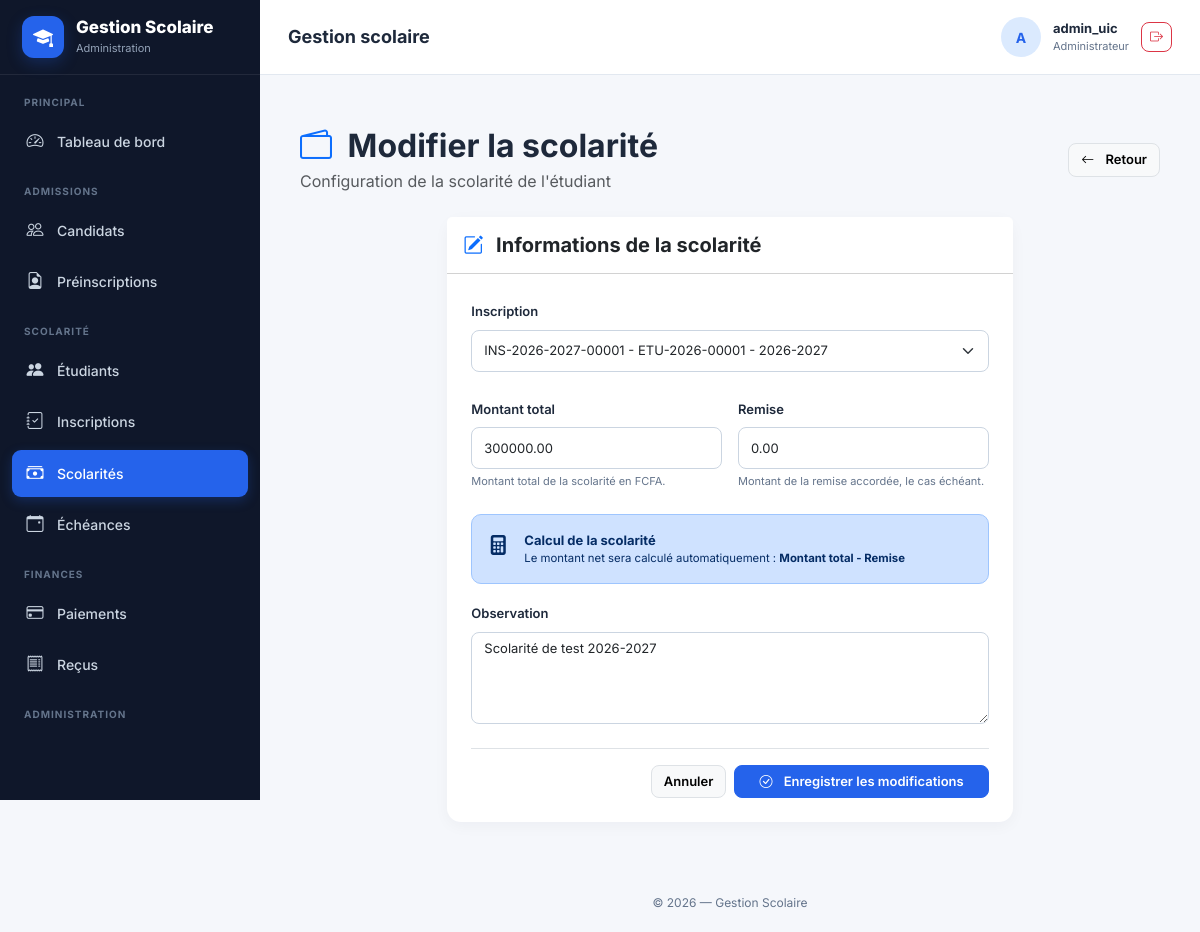
Page /scolarites/1/modifier/ (signed in) on the committed database.
### gestion/models.py (models this page shows, shortened)
class Scolarite(models.Model):
    STATUT_CHOICES = [
        ("NON_PAYEE", "Non payée"),
        ("PARTIELLEMENT_PAYEE", "Partiellement payée"),
        ("SOLDEE", "Soldée"),
    ]
    inscription = models.OneToOneField(
        Inscription,
        on_delete=models.PROTECT,
        related_name="scolarite"
    )
    montant_total = models.DecimalField(
        max_digits=12,
        decimal_places=2
    )
    remise = models.DecimalField(
        max_digits=12,
        decimal_places=2,
        default=0
    )
    montant_net = models.DecimalField(
        max_digits=12,
        decimal_places=2,
        editable=False
    )
    montant_paye = models.DecimalField(
        max_digits=12,
        decimal_places=2,
        default=0,
        editable=False
    )
    reste_a_payer = models.DecimalField(
        max_digits=12,
        decimal_places=2,
        default=0,
        editable=False
    )
    statut = models.CharField(
        max_length=30,
        choices=STATUT_CHOICES,
        default="NON_PAYEE"
    )
    date_creation = models.DateTimeField(
        auto_now_add=True
    )
    date_modification = models.DateTimeField(
        auto_now=True
    )
    observation = models.TextField(
        blank=True
    )
    class Meta:
        verbose_name = "Scolarité"
        verbose_name_plural = "Scolarités"
        ordering = ["-date_creation"]

### gestion/views.py (the view)
@login_required
@permission_required('gestion.change_scolarite', raise_exception=True)
def scolarite_update(request, pk):
    scolarite = get_object_or_404(
        Scolarite,
        pk=pk
    )
    if request.method == "POST":
        form = ScolariteForm(
            request.POST,
            instance=scolarite
        )
        if form.is_valid():
            scolarite = form.save()
            messages.success(
                request,
                "La scolarité a été modifiée avec succès."
            )
            return redirect(
                "gestion:scolarite_detail",
                pk=scolarite.pk
            )
    else:
        form = ScolariteForm(
            instance=scolarite
        )
    return render(
        request,
        "gestion/scolarites/form.html",
        {
            "form": form,
            "titre": "Modifier la scolarité",
            "bouton": "Enregistrer les modifications",
            "scolarite": scolarite,
        }
    )

### gestion/templates/gestion/scolarites/form.html (shortened to what this page needs)
{% extends "gestion/base.html" %}
{% block content %}
<div class="container-fluid py-4">
    <div class="d-flex flex-wrap justify-content-between align-items-center gap-3 mb-4">
        <div>
            <h2 class="fw-bold mb-1">
                <i class="bi bi-wallet2 me-2 text-primary"></i>
                {{ titre }}
            </h2>
            <p class="text-muted mb-0">
                Configuration de la scolarité de l'étudiant
            </p>
        </div>
        <a href="{% url 'gestion:scolarites_liste' %}"
           class="btn btn-light border">
            <i class="bi bi-arrow-left me-2"></i>
            Retour
        </a>
    </div>
    <div class="row justify-content-center">
        <div class="col-xl-8 col-lg-10">
            <div class="card border-0 shadow-sm">
                <div class="card-header bg-white py-3">
                    <h5 class="fw-bold mb-0">
                        <i class="bi bi-pencil-square me-2 text-primary"></i>
                        Informations de la scolarité
                    </h5>
                </div>
                <div class="card-body p-4">
                    <form method="post">
                        <div class="mb-4">
                            <label
                                for="{{ form.inscription.id_for_label }}"
                                class="form-label fw-semibold"
                            >
                                {{ form.inscription.label }}
                            </label>
                            {{ form.inscription }}
                        </div>
                        <div class="row g-3">
                            <div class="col-md-6">
                                <label
                                    for="{{ form.montant_total.id_for_label }}"
                                    class="form-label fw-semibold"
                                >
                                    {{ form.montant_total.label }}
                                </label>
                                {{ form.montant_total }}
                                {% if form.montant_total.help_text %}
                                    <div class="form-text">
                                        {{ form.montant_total.help_text }}
                                    </div>
                                {% endif %}
                            </div>
                            <div class="col-md-6">
                                <label
                                    for="{{ form.remise.id_for_label }}"
                                    class="form-label fw-semibold"
                                >
                                    {{ form.remise.label }}
                                </label>
                                {{ form.remise }}
                                {% if form.remise.help_text %}
                                    <div class="form-text">
                                        {{ form.remise.help_text }}
                                    </div>
                                {% endif %}
                            </div>
                        </div>
                        <div class="alert alert-primary mt-4">
                            <div class="d-flex">
                                <i class="bi bi-calculator-fill fs-5 me-3"></i>
                                <div>
                                    <div class="fw-bold">
                                        Calcul de la scolarité
                                    </div>
                                    <div class="small">
                                        Le montant net sera calculé automatiquement :
                                        <strong>
                                            Montant total - Remise
                                        </strong>
                                    </div>
                                </div>
                            </div>
                        </div>
                        <div class="mb-4">
                            <label
                                for="{{ form.observation.id_for_label }}"
                                class="form-label fw-semibold"
                            >
                                {{ form.observation.label }}
                            </label>
                            {{ form.observation }}
                        </div>
                        <div class="d-flex justify-content-end gap-2 pt-3 border-top">
                            <a
                                href="{% url 'gestion:scolarites_liste' %}"
                                class="btn btn-light border"
                            >
                                Annuler
                            </a>
                            <button
                                type="submit"
                                class="btn btn-primary px-4"
                            >
                                <i class="bi bi-check-circle me-2"></i>
                                {{ bouton }}
                            </button>
                        </div>
                    </form>
                </div>
            </div>
        </div>
    </div>
</div>
{% endblock %}

### gestion/templates/gestion/base.html (shortened to what this page needs)
{% load static %}
<!DOCTYPE html>
<html lang="fr">
<head>
    <link
        href="https://cdn.jsdelivr.net/npm/bootstrap@5.3.3/dist/css/bootstrap.min.css"
        rel="stylesheet"
    >
    <link
        rel="stylesheet"
        href="https://cdn.jsdelivr.net/npm/bootstrap-icons@1.11.3/font/bootstrap-icons.min.css"
    >
</head>
<body>
<aside
    class="sidebar"
    id="sidebar"
>
    <div class="sidebar-brand">
        <div class="brand-icon">
            <i class="bi bi-mortarboard-fill"></i>
        </div>
        <div>
            <div class="brand-title">
                Gestion Scolaire
            </div>
            <div class="brand-subtitle">
                Administration
            </div>
        </div>
    </div>
    <div class="sidebar-menu">
        <div class="menu-title">
            Principal
        </div>
        <a
            href="{% url 'gestion:dashboard' %}"
            class="menu-link
            "
        >
            <i class="bi bi-speedometer2"></i>
            <span>
                Tableau de bord
            </span>
        </a>
        {% if perms.gestion.view_candidat or perms.gestion.view_preinscription %}
        <div class="menu-title">
            Admissions
        </div>
        {% endif %}
        {% if perms.gestion.view_candidat %}
        <a
            href="{% url 'gestion:candidats_liste' %}"
            class="menu-link
            "
        >
            <i class="bi bi-people"></i>
            <span>
                Candidats
            </span>
        </a>
        {% endif %}
        {% if perms.gestion.view_preinscription %}
        <a
            href="{% url 'gestion:preinscription_liste' %}"
            class="menu-link
            "
        >
            <i class="bi bi-file-earmark-person"></i>
            <span>
                Préinscriptions
            </span>
        </a>
        {% endif %}
        {% if perms.gestion.view_etudiant or perms.gestion.view_inscription or perms.gestion.view_scolarite or perms.gestion.view_echeance %}
        <div class="menu-title">
            Scolarité
        </div>
        {% endif %}
        {% if perms.gestion.view_etudiant %}
        <a
            href="{% url 'gestion:etudiants_liste' %}"
            class="menu-link
            "
        >
            <i class="bi bi-people-fill"></i>
            <span>
                Étudiants
            </span>
        </a>
        {% endif %}
        {% if perms.gestion.view_inscription %}
        <a
            href="{% url 'gestion:inscriptions_liste' %}"
            class="menu-link
            "
        >
            <i class="bi bi-journal-check"></i>
            <span>
                Inscriptions
            </span>
        </a>
        {% endif %}
        {% if perms.gestion.view_scolarite %}
        <a
            href="{% url 'gestion:scolarites_liste' %}"
            class="menu-link
            {% if 'scolarite' in request.resolver_match.url_name %}
                active
            {% endif %}"
        >
            <i class="bi bi-cash-stack"></i>
            <span>
                Scolarités
            </span>
        </a>
        {% endif %}
        {% if perms.gestion.view_echeance %}
        <a
            href="{% url 'gestion:echeances_liste' %}"
            class="menu-link
            "
        >
            <i class="bi bi-calendar-event"></i>
            <span>
                Échéances
            </span>
        </a>
        {% endif %}
        {% if perms.gestion.view_paiement or perms.gestion.view_recu %}
        <div class="menu-title">
            Finances
        </div>
        {% endif %}
        {% if perms.gestion.view_paiement %}
        <a
            href="{% url 'gestion:paiements_liste' %}"
            class="menu-link
            "
        >
            <i class="bi bi-credit-card"></i>
            <span>
                Paiements
            </span>
        </a>
        {% endif %}
        {% if perms.gestion.view_recu %}
        <a
            href="{% url 'gestion:recus_liste' %}"
            class="menu-link
            "
        >
            <i class="bi bi-receipt"></i>
            <span>
                Reçus
            </span>
        </a>
        {% endif %}
        <div class="menu-title">
            Administration
        </div>
    </div>
</aside>
<div class="main-wrapper">
    <header class="topbar">
        <div class="topbar-left">
            <div>
                <h1 class="page-title">
                    {% block page_title %}
                        Gestion scolaire
                    {% endblock %}
                </h1>
            </div>
        </div>
        <div class="user-area">
            <div class="user-avatar">
                {% if request.user.is_authenticated %}
                    {{ request.user.username|first|upper }}
                {% else %}
                    <i class="bi bi-person"></i>
                {% endif %}
            </div>
            <div class="user-info">
                {% if request.user.is_authenticated %}
                    <div class="user-name">
                        {% if request.user.get_full_name %}
                            {{ request.user.get_full_name }}
                        {% else %}
                            {{ request.user.username }}
                        {% endif %}
                    </div>
                    <div class="user-role">
                        {% if request.user.is_superuser %}
                            Administrateur
                        {% else %}
                            Gestionnaire
                        {% endif %}
                    </div>
                {% endif %}
            </div>
     {% if request.user.is_authenticated %}
    <form
        method="post"
        action="{% url 'logout' %}"
        class="d-inline"
    >
        <button
            type="submit"
            class="btn btn-sm btn-outline-danger"
            title="Déconnexion"
        >
            <i class="bi bi-box-arrow-right"></i>
        </button>
    </form>
{% endif %}
        </div>
    </header>
    <main class="content-wrapper">
        {% block content %}
        {% endblock %}
    </main>
    <footer class="footer">
        © {% now "Y" %} — Gestion Scolaire
    </footer>
</div>
</body>
</html>

### rows in the picture
Scolarite: inscription "INS-2026-2027-00001 - ETU-2026-00001 - 2026-2027", montant_total "300000.00", remise "0.00", observation "Scolarité de test 2026-2027"

### other values in the picture
{{ request.user.username|first|upper }} "A"
{{ request.user.username }} "admin_uic"
{{ titre }} "Modifier la scolarité"
{{ bouton }} "Enregistrer les modifications"
